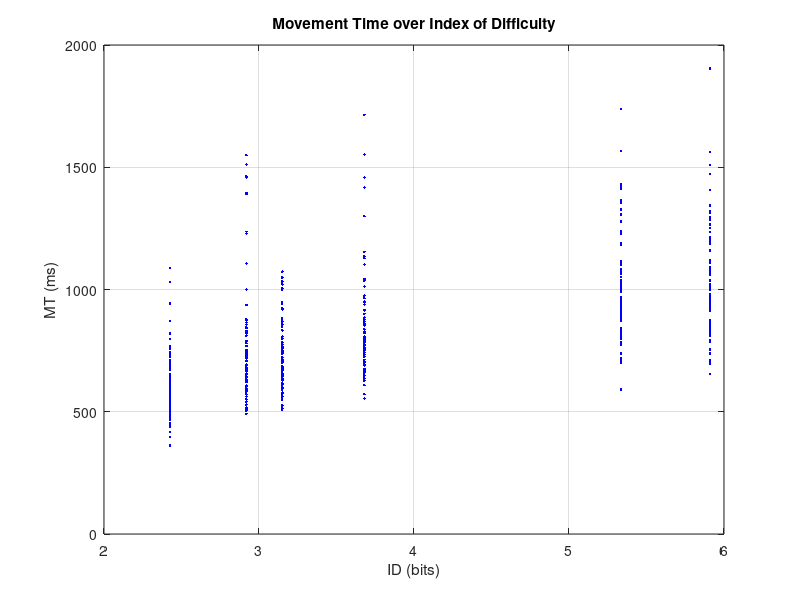
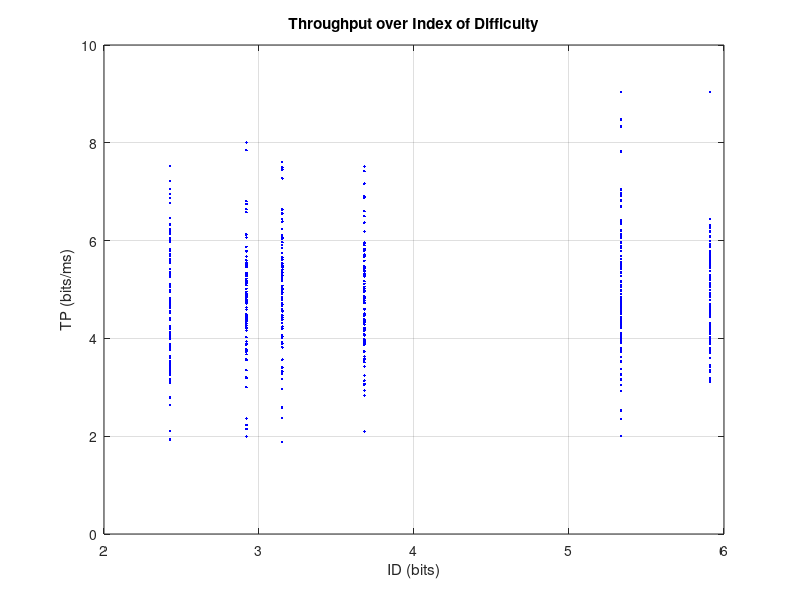
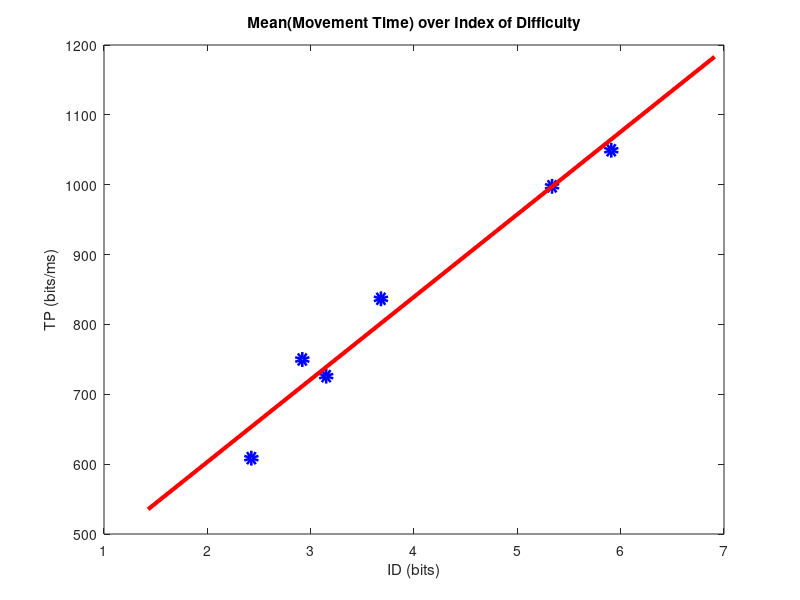

The MATLAB source for these figures, in order:
clear all; close all; warning off; clc;

%%
load clk_ammu.mat;
ID = data(:, 4);
ID = floor(ID*1000)/1000;
MT = data(:, 5);
D = data(:, 3);
TP = data(:,6);
W = data(:, 2);
UID = unique(ID);
UMT = []; UTP = [];
for i=1:length(UID)
    inds = find(ID==UID(i));
    MT(inds) = MT(inds);
    UMT = [UMT; mean(MT(inds))];
    UTP = [UMT; mean(TP(inds))];
end

%%
randInds = randperm(length(ID));
ID = ID(randInds);
MT = MT(randInds);
coeffs = polyfit(ID, MT, 1);
save ('coeffs.mat', 'coeffs');

%%
figure;
plot(ID, MT, 'b.', 'LineWidth', 5); grid on;
title('Movement Time over Index of Difficulty'); xlabel('ID (bits)'); ylabel('MT (ms)');
figure;
plot(ID, TP, 'b.', 'LineWidth', 5); grid on;
title('Throughput over Index of Difficulty'); xlabel('ID (bits)'); ylabel('TP (bits/ms)');
save ('coeffs.mat', 'coeffs');
figure; plot(UID, UMT, 'bo', 'LineWidth', 5);
title('Mean(Movement Time) over Index of Difficulty'); xlabel('ID (bits)'); ylabel('TP (bits/ms)');
hold on;
lineCoords = [min(UID)-1 polyval(coeffs, min(UID)-1); max(UID)+1 polyval(coeffs, max(UID)+1)];
plot(lineCoords(:,1), lineCoords(:,2), 'r-', 'LineWidth', 3);